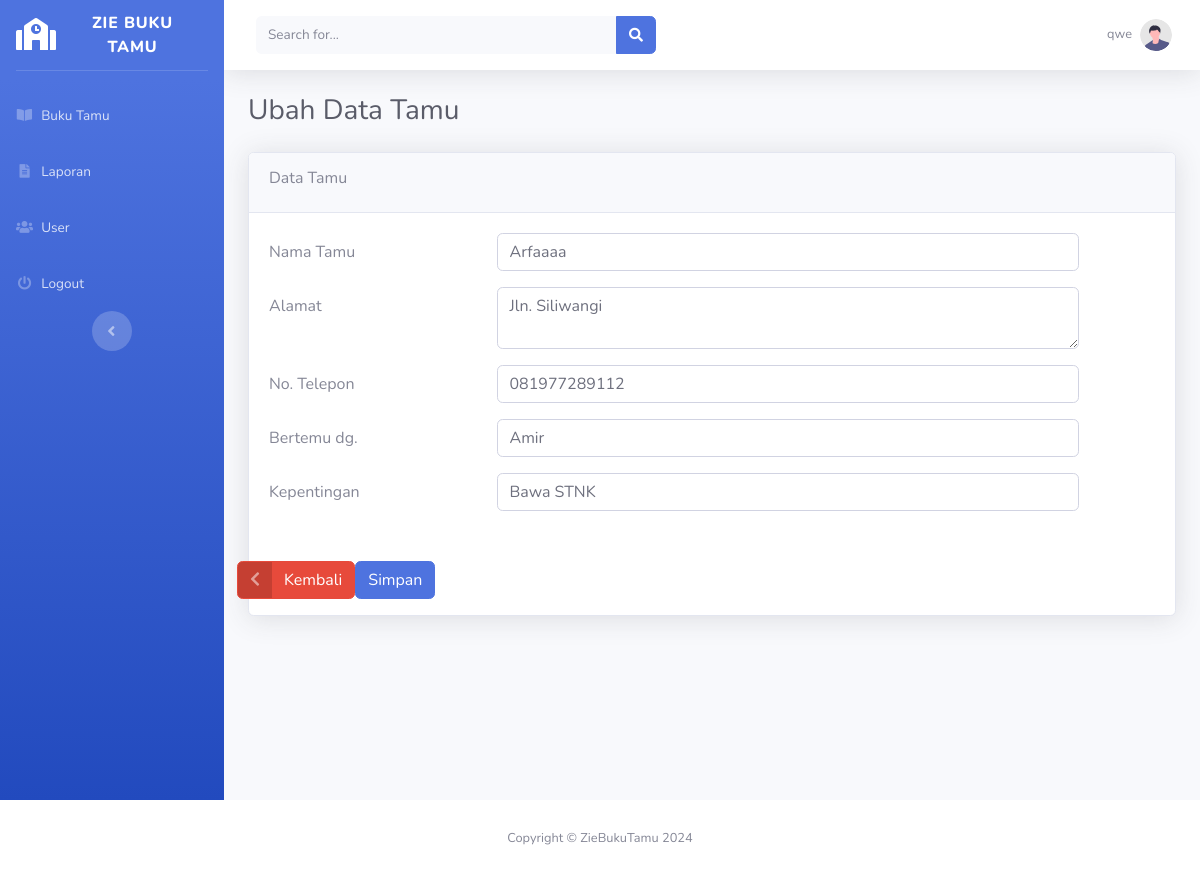
Screenshot of /edit-tamu.php?id=1 (signed in) with the database file from the repository.
### tables this page shows
CREATE TABLE `buku_tamu` (
  `id_tamu` varchar(5) NOT NULL,
  `tanggal` date NOT NULL,
  `nama_tamu` varchar(225) NOT NULL,
  `alamat` text NOT NULL,
  `no_hp` varchar(13) NOT NULL,
  `bertemu` varchar(225) NOT NULL,
  `kepentingan` varchar(225) NOT NULL
);

### function.php (called while the page is built, shortened)
<?php
require_once('koneksi.php');
function query($query)
{
    global $koneksi;
    $result = mysqli_query($koneksi, $query);
    $rows = [];
    while ($row = mysqli_fetch_assoc($result)) {
        $rows[] = $row;
    }
    return $rows;
}

### edit-tamu.php (the view, shortened to what this page needs)
<?php
include_once('templates/header.php');
require_once('function.php');
if (isset($_GET['id'])) {
    $id_tamu = $_GET['id'];
    $dataTamu = query("SELECT * FROM buku_tamu WHERE id_tamu = $id_tamu")[0];
}
?>
<div class="container-fluid">
    <h1 class="h3 mb-4 text-gray-800">Ubah Data Tamu</h1>
    <div class="card shadow mb-4">
        <div class="card-header py-3">
            <h6>Data Tamu</h6>
        </div>
        <div class="card-body">
            <form method="post" action="">
                <div class="form-group row">
                    <label for="nama_tamu" class="col-sm-3 col-form-label">Nama Tamu</label>
                    <div class="col-sm-8">
                        <input type="text" class="form-control" id="nama_tamu" name="nama_tamu" value="<?= $dataTamu['nama_tamu'] ?>">
                    </div>
                </div>
                <div class="form-group row">
                    <label for="alamat" class="col-sm-3 col-form-label">Alamat</label>
                    <div class="col-sm-8">
                        <textarea class="form-control" id="alamat" name="alamat"><?= $dataTamu['alamat'] ?></textarea>
                    </div>
                </div>
                <div class="form-group row">
                    <label for="no_hp" class="col-sm-3 col-form-label">No. Telepon</label>
                    <div class="col-sm-8">
                        <input type="text" class="form-control" id="no_hp" name="no_hp" value="<?= $dataTamu['no_hp'] ?>">
                    </div>
                </div>
                <div class="form-group row">
                    <label for="bertemu" class="col-sm-3 col-form-label">Bertemu dg.</label>
                    <div class="col-sm-8">
                        <input type="text" class="form-control" id="bertemu" name="bertemu" value="<?= $dataTamu['bertemu'] ?>">
                    </div>
                </div>
                <div class="form-group row">
                    <label for="kepentingan" class="col-sm-3 col-form-label">Kepentingan</label>
                    <div class="col-sm-8">
                        <input type="text" class="form-control" id="kepentingan" name="kepentingan" value="<?= $dataTamu['kepentingan'] ?>">
                    </div>
                </div>
        </div>
        <div class="form-group row">
            <label for="" class="col-sm-3 col-form-label"></label>
            <div class="col-sm-8 d-flex justify-content-end">
            </div>
            <a type="button" class="btn btn-danger btn-icon-split" href="buku-tamu.php">
                <span class="icon text-white-50">
                    <i class="fas fa-chevron-left"></i>
                </span>
                <span class="text">Kembali</span>
            </a>
            <button type="submit" name="simpan" class="btn btn-primary">Simpan</button>
        </div>
    </div>
</div>
</div>
</div>
</div>
<?php
include_once('templates/footer.php');
?>

### rows the page displays
buku_tamu: nama_tamu "Arfaaaa", alamat "Jln. Siliwangi", no_hp "081977289112", bertemu "Amir", kepentingan "Bawa STNK"

### other values shown
$_SESSION['username'] "qwe"
